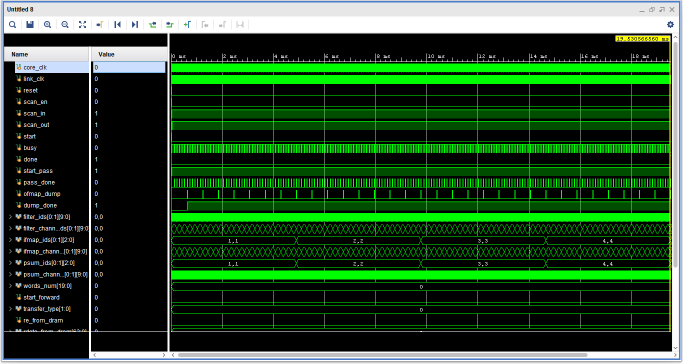
#> input picture png/Untitled.png, 1366 x 727 px (shown at 1/2 size)
$ python test_segements_4conv.py
#> lines starting #> are read from the running program, lines starting #| are printed output that depends on the picture
#> the answer given: ../../png
#> the answer given: out.png
import os
import numpy as np
from PIL import Image

# --- Configuration Constants ---
# Image settings
IMAGE_WIDTH = 227
IMAGE_HEIGHT = 227
CHANNELS = 3

# Segmentation settings
ROWS_PER_SEGMENT = 35
OVERLAP = 7

# --- Stage 1: Image Resizing ---
def resize_image(input_path, output_path):
    """
    Resizes an image to 227x227 and saves it.
    Returns the resized PIL Image object.
    """
#> called with input_path = '../../png/Untitled.png'
    print(f"[*] Resizing image: {os.path.basename(input_path)}")
    img = Image.open(input_path).convert('RGB')
#> img is the input picture: PIL image 1366x727 RGB; mean R, G, B 39.6, 76.1, 41.1
    img_resized = img.resize((IMAGE_WIDTH, IMAGE_HEIGHT), Image.BILINEAR)
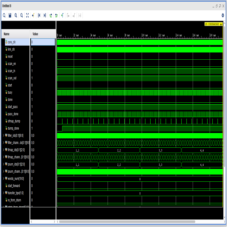
#> img_resized: PIL image 227x227 RGB; mean R, G, B 39.5, 76, 41.1
    img_resized.save(output_path, format='JPEG')
    print(f"  ✅ Saved resized image to: {output_path}")
    return img_resized

# --- Stage 2: Q3.13 Fixed-Point Conversion ---
def float_to_q313_bin(val):
    """Converts a float to a 16-bit Q3.13 binary string."""
    max_val = 7.9998779296875  # (2^3 - 2^-13)
    min_val = -8.0             # -2^3
    val = min(max(val, min_val), max_val)
    scaled = int(round(val * (2 ** 13)))
    if scaled < 0:
        scaled = (1 << 16) + scaled
    return format(scaled, '016b')

def convert_image_to_q313_lines(img_obj):
    """
    Converts a PIL image object to a list of Q3.13 binary strings.
    """
    print("[*] Converting resized image to Q3.13 fixed-point format...")
    np_img = np.array(img_obj).astype(np.float32) / 255.0
    np_img = np.transpose(np_img, (2, 0, 1))  # Reorder to (C, H, W)

    lines = []
    channels, height, width = np_img.shape
#> channels = 3; height = 227; width = 227
    for c in range(channels):
        for h in range(height):
            for w in range(width):
                binary_val = float_to_q313_bin(np_img[c, h, w])
                lines.append(binary_val)
#> this loop made 3 passes
    return lines

# --- Stage 3: Segmentation ---
def segment_q313_data(q313_lines):
    """
    Splits the full list of Q3.13 lines into overlapping segments.
    Returns a dictionary where keys are segment filenames and values are the line data.
    """
    print("[*] Segmenting the Q3.13 data...")
    pixels_per_channel = IMAGE_WIDTH * IMAGE_HEIGHT
    ch1 = q313_lines[0 : pixels_per_channel]
    ch2 = q313_lines[pixels_per_channel : 2 * pixels_per_channel]
    ch3 = q313_lines[2 * pixels_per_channel : 3 * pixels_per_channel]
    channels = [ch1, ch2, ch3]

    start_rows = [0]
    while start_rows[-1] + ROWS_PER_SEGMENT < IMAGE_HEIGHT:
        next_start = start_rows[-1] + ROWS_PER_SEGMENT - OVERLAP
        start_rows.append(next_start)

    segments = {}
    for idx, start_row in enumerate(start_rows):
        segment_data = []
        for ch_lines in channels:
            for i in range(start_row, start_row + ROWS_PER_SEGMENT):
                if i >= IMAGE_HEIGHT:
                    segment_data.extend(['0' * 16] * IMAGE_WIDTH)
                else:
                    start_idx = i * IMAGE_WIDTH
                    end_idx = start_idx + IMAGE_WIDTH
                    segment_data.extend(ch_lines[start_idx:end_idx])

        segment_name = f"segment_{idx+1}_16bit.txt"
        segments[segment_name] = segment_data

    print(f"  ✅ Generated data for {len(segments)} segments.")
    return segments

# --- Stage 4: Merging to 64-bit ---
def merge_16bit_to_64bit(lines_16bit):
    """
    Merges a list of 16-bit binary strings (4 at a time) into 64-bit strings.
    """
    if len(lines_16bit) % 4 != 0:
        padding_needed = 4 - (len(lines_16bit) % 4)
        lines_16bit.extend(['0' * 16] * padding_needed)

    output_lines_64bit = []
    for i in range(0, len(lines_16bit), 4):
        merged = ''.join(lines_16bit[i:i+4][::-1])
        output_lines_64bit.append(merged)

    return output_lines_64bit

# --- Core Processing Function for a Single Image ---
def process_single_image(image_path, base_output_dir):
    """Runs the full processing pipeline for one image."""
    try:
        image_base_name = os.path.splitext(os.path.basename(image_path))[0]

        # Create dedicated subdirectories for this image's output
        intermediate_dir = os.path.join(base_output_dir, "intermediate_files")
        final_dir = os.path.join(base_output_dir, "final_64bit_segments")
        os.makedirs(intermediate_dir, exist_ok=True)
        os.makedirs(final_dir, exist_ok=True)

        # STAGE 1: RESIZE
        resized_img_path = os.path.join(intermediate_dir, f"{image_base_name}_227x227.jpg")
        resized_img_obj = resize_image(image_path, resized_img_path)

        # STAGE 2: CONVERT TO Q3.13
        q313_lines = convert_image_to_q313_lines(resized_img_obj)
        q313_full_path = os.path.join(intermediate_dir, f"{image_base_name}_q313_full.txt")
        with open(q313_full_path, 'w') as f:
            f.write('\n'.join(q313_lines))
        print(f"  ✅ Saved full Q3.13 data to: {q313_full_path}")

        # STAGE 3: SEGMENT DATA
        segments_16bit = segment_q313_data(q313_lines)

        # STAGE 4: MERGE SEGMENTS & SAVE
        print("[*] Merging segments to 64-bit words and saving final files...")
        for name, data_16bit in segments_16bit.items():
            data_64bit = merge_16bit_to_64bit(data_16bit)
            final_filename = name.replace("_16bit.txt", "_64bit_merged.txt")
            output_path = os.path.join(final_dir, final_filename)
            with open(output_path, 'w') as f:
                f.write('\n'.join(data_64bit))
            print(f"  ✅ Saved final merged file: {output_path}")
#> this loop made 8 passes
#> name on passes 1 to 8: 'segment_1_16bit.txt', 'segment_2_16bit.txt', 'segment_3_16bit.txt', 'segment_4_16bit.txt', 'segment_5_16bit.txt', 'segment_6_16bit.txt', 'segment_7_16bit.txt', 'segment_8_16bit.txt'
#|   ✅ Saved final merged file: model/utils/out.png/Untitled_output/final_64bit_segments/segment_1_64bit_merged.txt
#|   ✅ Saved final merged file: model/utils/out.png/Untitled_output/final_64bit_segments/segment_2_64bit_merged.txt
#|   ✅ Saved final merged file: model/utils/out.png/Untitled_output/final_64bit_segments/segment_3_64bit_merged.txt
#|   ✅ Saved final merged file: model/utils/out.png/Untitled_output/final_64bit_segments/segment_4_64bit_merged.txt
#|   ✅ Saved final merged file: model/utils/out.png/Untitled_output/final_64bit_segments/segment_5_64bit_merged.txt
#|   ✅ Saved final merged file: model/utils/out.png/Untitled_output/final_64bit_segments/segment_6_64bit_merged.txt
#|   ✅ Saved final merged file: model/utils/out.png/Untitled_output/final_64bit_segments/segment_7_64bit_merged.txt
#|   ✅ Saved final merged file: model/utils/out.png/Untitled_output/final_64bit_segments/segment_8_64bit_merged.txt

    except Exception as e:
        print(f"❌ An unexpected error occurred while processing {os.path.basename(image_path)}: {e}")


# --- Main Orchestrator ---
def main():
    """Main function to find and process all images in a directory."""
    print("--- Image Batch to 64-bit Segmented Words Pipeline ---")

    # 1. Get User Input
    input_dir_path = input("Enter the path to the input DIRECTORY containing images: ").strip()
    if not os.path.isdir(input_dir_path):
        print("❌ Error: Input directory not found.")
        return

    main_output_dir_name = input("Enter a name for the main output directory: ").strip()
    if not main_output_dir_name:
        print("❌ Error: Output directory name cannot be empty.")
        return

    # 2. Find all images in the directory
    supported_extensions = ['.jpg', '.jpeg', '.png', '.bmp']
    image_files = [f for f in os.listdir(input_dir_path) if os.path.splitext(f)[1].lower() in supported_extensions]

    if not image_files:
        print("❌ No supported image files found in the specified directory.")
        return

    print(f"\nFound {len(image_files)} images to process.")

    # 3. Process each image file
    for image_name in image_files:
        image_path = os.path.join(input_dir_path, image_name)
        image_base_name = os.path.splitext(image_name)[0]

        # Create a dedicated output folder for each image
        image_specific_output_dir = os.path.join(os.getcwd(), main_output_dir_name, f"{image_base_name}_output")

        print(f"\n--- Processing: {image_name} ---")
        print(f"Results will be saved in: {image_specific_output_dir}")

        process_single_image(image_path, image_specific_output_dir)

    print("\n🎉 Batch processing finished successfully!")


if __name__ == '__main__':
    main()
